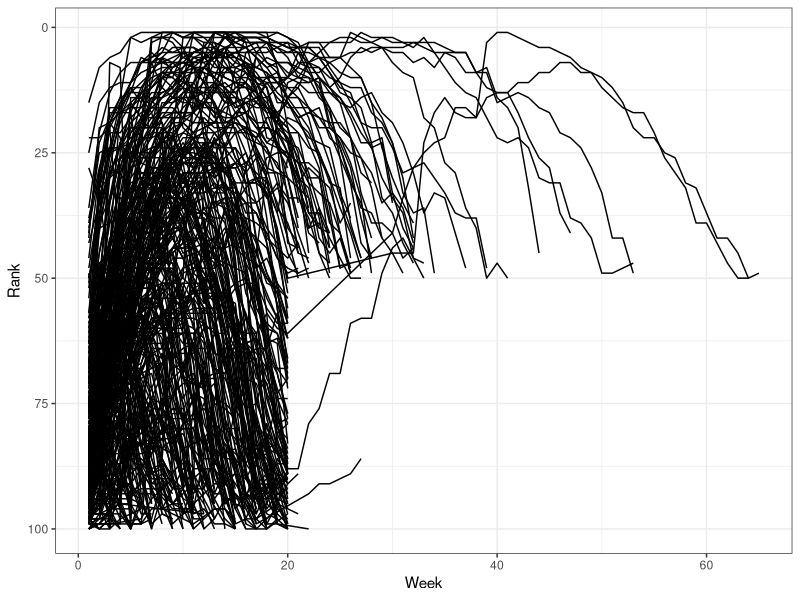

Generate this figure with R:
# plot rank by week for the billboard data

# load tidyverse
library(tidyverse)


# pivot data longer
billboard_long = billboard |>
  pivot_longer(
    cols = wk1:wk76,
    names_to = "week",
    values_to = "rank",
    values_drop_na = TRUE
    
  ) |>
  # change the week column to be numerical only
  mutate(week = parse_number(week))


# plot of rank by week (uses long-format data)
  
ggplot(billboard_long, aes(x = week, y = rank, group = track)) +
  geom_line() +
  scale_y_reverse() +
  labs(x = "Week", y = "Rank") +
  theme_bw()
